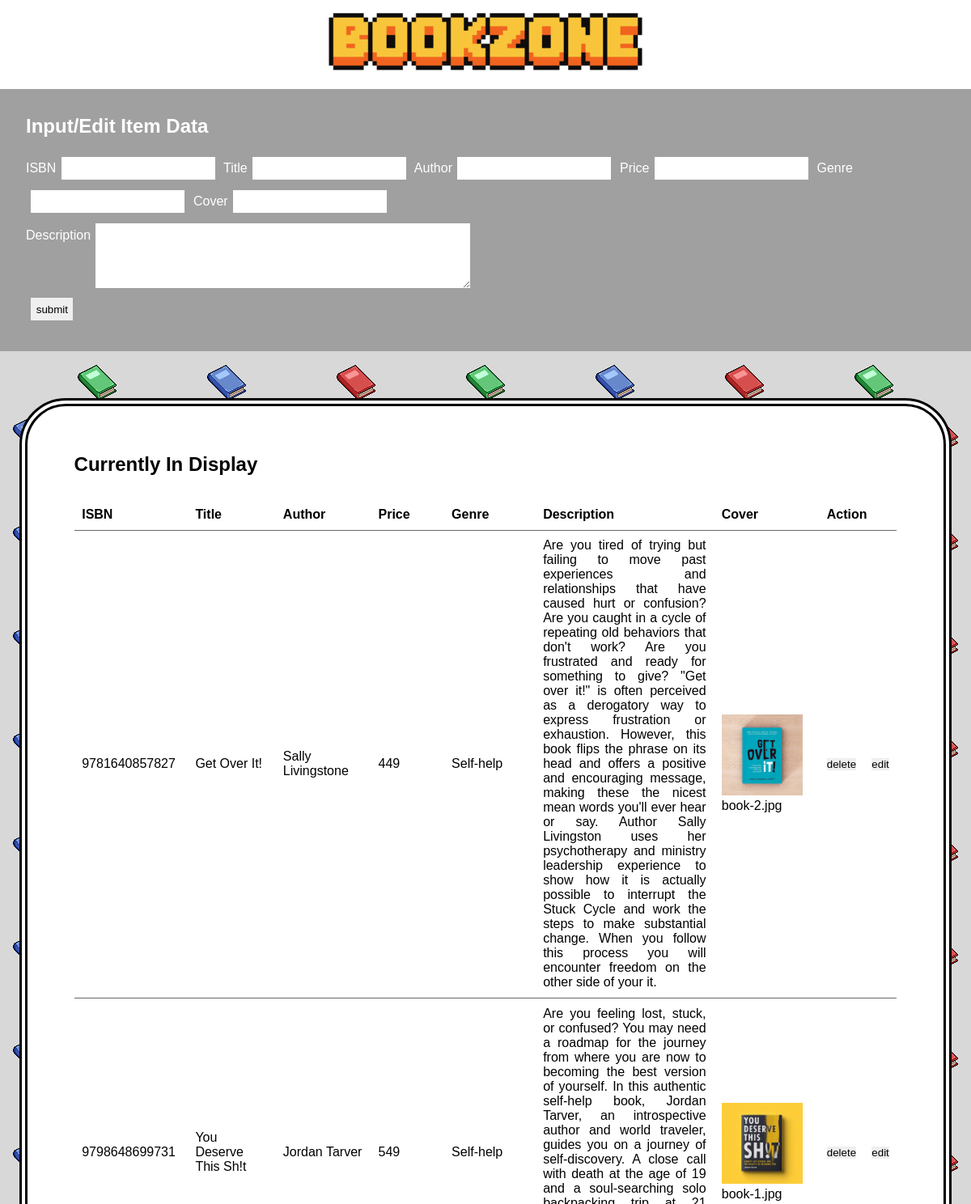
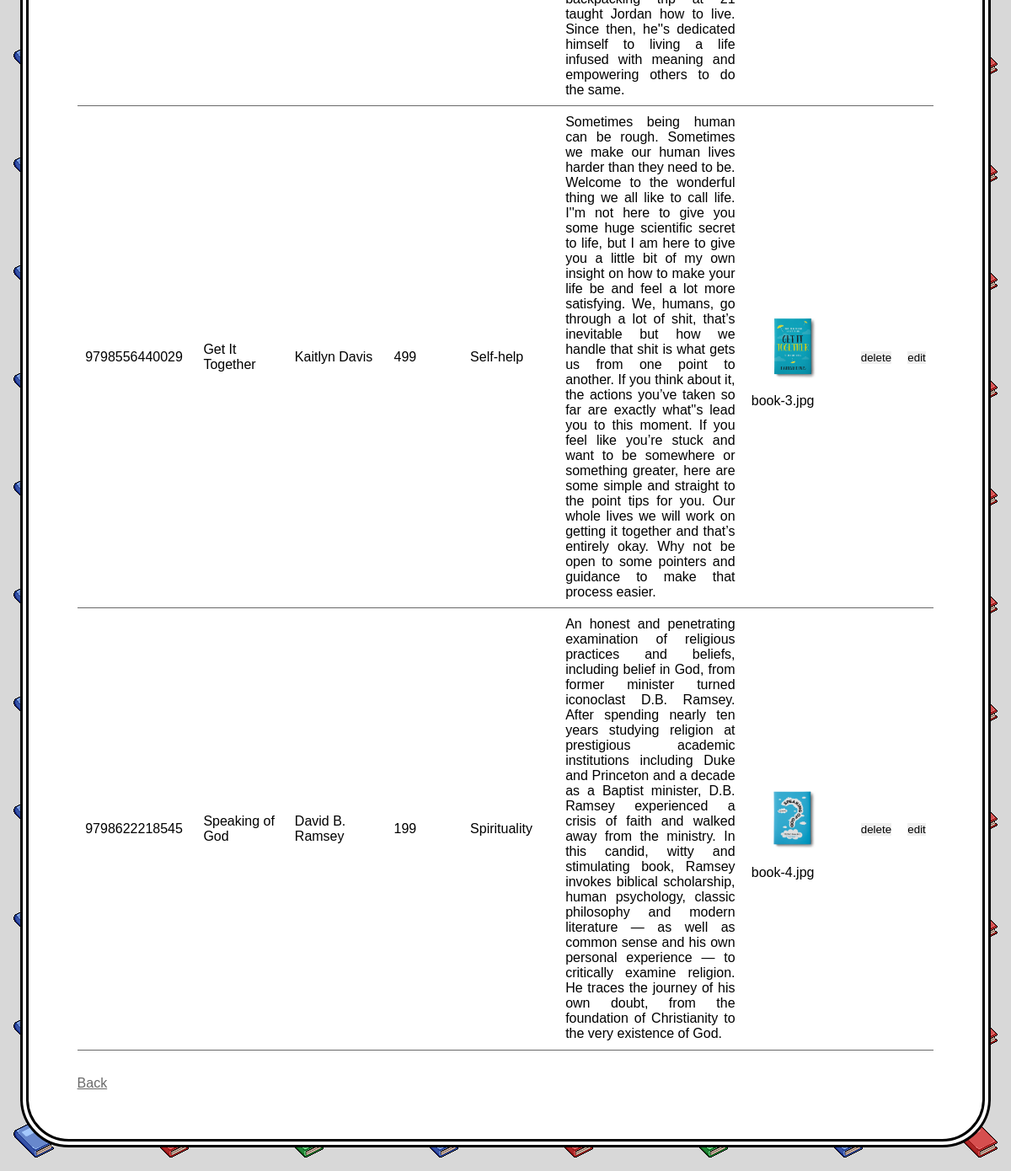
Page /itemDisplay.php on the committed database (2 pictures, top to bottom).
### tables this page shows
CREATE TABLE `booknew` (
  `ISBN` double NOT NULL,
  `title` varchar(25) NOT NULL,
  `author` varchar(25) NOT NULL,
  `cover` text NOT NULL,
  `price` int(10) NOT NULL,
  `genre` varchar(25) NOT NULL,
  `description` text NOT NULL
);

### itemDisplay.php (the view, shortened to what this page needs)
<?php include 'itemControl.php';
?>
<!DOCTYPE html>
<html>
<head>
</head>
<body>
	<div class="banner">
      	<a href="../main.php"><img class="logo" src="design/graphic/Sprite-Logo.png"/></a>
    </div>
	<div class="input-div">
    	<h2 style="color: white">Input/Edit Item Data</h2>
		<br>
		<form class="input-form" method="GET" autocomplete="off">
			<label>ISBN</label><input type="text" name="ISBN" id="ISBN">
			<label>Title</label><input type="text" name="title" id="title">
			<label>Author</label><input type="text" name="author" id="author">
			<label>Price</label><input type="number" name="price" id="price" step="any">
			<label>Genre</label><input type="text" name="genre" id="genre">
			<label>Cover</label><input type="text" name="cover" id="cover">
			<br>
			<div class="tall-guys">
				<label>Description</label><textarea type="text" name="description" id="description"></textarea>
			</div>
			<input type="submit" id="cmd" name="cmd" value="submit">
		</form>
	</div>
	<div class="display-list">
    	<h2>Currently In Display</h2>
    	<table>
    		<thead>
	    		<tr>
	    			<th>ISBN</th>
	    			<th>Title</th>
	    			<th>Author</th>
	    			<th>Price</th>
	    			<th>Genre</th>
	    			<th class="display-desc">Description</th>
					<th>Cover</th>
	    			<th class="display-sakanaction" colspan="2">Action</th>
	    		</tr>
    		</thead>
    		<tbody>
    			<?php
    				$sql = "SELECT * FROM booknew";
    				$query = mysqli_query($con,$sql);
    				$row = mysqli_num_rows($query);
    				for ($i=0; $i < $row; $i++) {
    					$result = mysqli_fetch_array($query);
    					$ISBN = $result['ISBN'];
						$title = $result['title'];
						$author = $result['author'];
						$price = $result['price'];
						$genre = $result['genre'];
						$description = $result['description'];
						$cover = $result['cover'];
				?>
				<tr>
					<td><?php echo $ISBN ?></td>
					<td><?php echo $title ?></td>
					<td><?php echo $author ?></td>
					<td><?php echo $price ?></td>
					<td><?php echo $genre ?></td>
					<td class="display-desc"><?php echo $description ?></td>
					<td><img src="design/graphic/<?php echo $cover ?>" style="width: 100px; height: 100px;"><label><?php echo $cover ?></label></td>
					<td>
					<input type="submit" name="cmd" id="cmd_del" value="delete" onclick="cmd_del(<?php echo "'$ISBN'"?>)">
					</td>
					<td>
					<input type="submit" name="cmd" id="cmd_edit" value="edit" onclick="cmd_edit(<?php echo "'$ISBN','$title','$author','$cover','$price','$genre','$description'"?>)">
					</td>
				</tr>
    			<?php } ?>
    		</tbody>
    	</table>
    	<a class="adminLogin" href="adminControl.php">Back</a>
	</div>
</body>
</html>

### design/admin_the_style.css (style rules this page uses)
:root { --main: #a0a0a0; --light-main: #dedede; --dark-main: #696969; --translucent-main: #a0a0a0ee; --black: #444; --grey: #666; --border: 0.1rem solid rgba(0, 0, 0, 0.1); --border-hover: 0.1rem solid var(--black); --box-shadow: 0 0.5rem 1rem rgba(0, 0, 0, 0.1); }
* { font-family: sans-serif; text-decoration: none; margin: 0; padding: 0; box-sizing: border-box; border: none; outline: none; transition: all 0.5s linear; transition: width none; }
html { overflow-x: hidden; scroll-padding-top: 5rem; scroll-behavior: smooth; }
body { background-image: url(graphic/Sprite-BG-admin.png); }
.banner { background: #fff; display: flex; width:100%; height: 110px; justify-content: center; }
.logo { top: 0; width: 430px; }
.input-div { background: var(--main); width:100%; height: auto; padding: 2rem; }
.input-form { position: relative; height: auto; }
.input-div h2, .input-div label { top: 0; color: white; }
.input-form .tall-guys { position: relative; height: auto; display: flex; }
.input-div .tall-guys label { margin-top: .8rem; }
.input-div input, .input-div textarea { margin: .4rem; padding: .4rem; }
.input-div #description { height: 5rem; width: 40.75%; word-wrap: break-word; word-break: break-all; }
.display-list { position: relative; box-sizing: border-box; height: auto; width: 96%; margin-top: 3.6rem; margin-left: 2%; margin-bottom: 3.6rem; padding: 3.6rem; background-color: white; font-size: 16px; border-radius: 3.6rem; border: 10px double black; }
table { width: 100%; margin: 30px auto; border-collapse: collapse; text-align: left; }
tr { border-bottom: 1px solid var(--dark-main); }
th { width: 150px; }
th,td { border: none; height: auto; padding: .6rem; }
.display-desc { width: 400px; text-align: justify; }
.display-sakanaction { width: auto; justify-content: center; }
.adminLogin { color: var(--dark-main); text-decoration: underline; }

### rows in the picture
booknew: ISBN "9781640857827", title "Get Over It!", author "Sally Livingstone", price "449", genre "Self-help", description "Are you tired of trying but failing to move past experiences and relationships that have caused hurt or confusion? Are you caught in a cycle of repeating old behaviors that don't work? Are you frustrated and ready for something to give? \"Get over it!\" is often perceived as a derogatory way to express frustration or exhaustion. However, this book flips the phrase on its head and offers a positive and encouraging message, making these the nicest mean words you'll ever hear or say. Author Sally Livingston uses her psychotherapy and ministry leadership experience to show how it is actually possible to interrupt the Stuck Cycle and work the steps to make substantial change. When you follow this…", cover (picture), cover "book-2.jpg", cmd "edit"
booknew: ISBN "9798648699731", title "You Deserve This Sh!t", author "Jordan Tarver", price "549", genre "Self-help", description "Are you feeling lost, stuck, or confused? You may need a roadmap for the journey from where you are now to becoming the best version of yourself. In this authentic self-help book, Jordan Tarver, an introspective author and world traveler, guides you on a journey of self-discovery. A close call with death at the age of 19 and a soul-searching solo backpacking trip at 21 taught Jordan how to live. Since then, he''s dedicated himself to living a life infused with meaning and empowering others to do the same.", cover (picture), cover "book-1.jpg", cmd "edit"
booknew: ISBN "9798556440029", title "Get It Together", author "Kaitlyn Davis", price "499", genre "Self-help", description "Sometimes being human can be rough. Sometimes we make our human lives harder than they need to be. Welcome to the wonderful thing we all like to call life. I''m not here to give you some huge scientific secret to life, but I am here to give you a little bit of my own insight on how to make your life be and feel a lot more satisfying. We, humans, go through a lot of shit, that’s inevitable but how we handle that shit is what gets us from one point to another. If you think about it, the actions you’ve taken so far are exactly what''s lead you to this moment. If you feel like you’re stuck and want to be somewhere or something greater, here are some simple and straight to the point tips for…", cover (picture), cover "book-3.jpg", cmd "edit"
booknew: ISBN "9798622218545", title "Speaking of God", author "David B. Ramsey", price "199", genre "Spirituality", description "An honest and penetrating examination of religious practices and beliefs, including belief in God, from former minister turned iconoclast D.B. Ramsey. After spending nearly ten years studying religion at prestigious academic institutions including Duke and Princeton and a decade as a Baptist minister, D.B. Ramsey experienced a crisis of faith and walked away from the ministry. In this candid, witty and stimulating book, Ramsey invokes biblical scholarship, human psychology, classic philosophy and modern literature — as well as common sense and his own personal experience — to critically examine religion. He traces the journey of his own doubt, from the foundation of Christianity to the very…", cover (picture), cover "book-4.jpg", cmd "edit"
